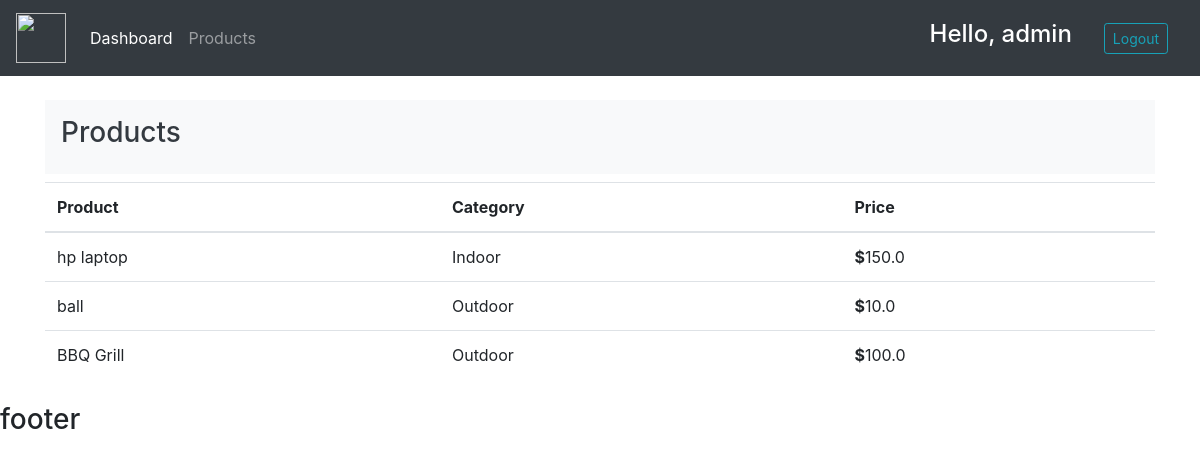
Screenshot of /products/ (signed in) with the database file from the repository.
### accounts/models.py (models this page shows, shortened)
class Product(models.Model):
    CATEGORY = (
        ('Indoor','Indoor'),
        ('Outdoor', 'Outdoor'),
    )
    name = models.CharField(max_length=200, null=True)
    price = models.FloatField(null=True)
    category = models.CharField(max_length=200, null=True, choices=CATEGORY)
    description = models.CharField(max_length=200, null=True ,blank=True )
    date_created = models.DateTimeField(auto_now_add=True, null=True)
    tags = models.ManyToManyField(Tag)

### accounts/decorators.py (the view)
    def wrapper(request, *args, **kwargs):
        group = None
        if request.user.groups.exists():
            group = request.user.groups.all()[0].name
        if group == 'customer':
            return redirect('user_page')
        if group == 'admin':
            return view_func(request, *args, **kwargs)

### accounts/views.py (called while the page is built)
@login_required(login_url='login')
@admin_only
def products(request):
    products = Product.objects.all()
    return render(request, 'accounts/products.html',{'products':products})

### accounts/templates/accounts/products.html
{% extends 'accounts/base.html'%}
{% block content %}
<div class="container  my-4">
    <div class="p-3 mb-2 bg-light text-dark">
        <h3>Products</h3>
    </div>
    <table class="table">
        <thead>
            <tr>
                <th scope="col">Product</th>
                <th scope="col">Category</th>
                <th scope="col">Price</th>
            </tr>
        </thead>
        <tbody>
            {% for product in products%}
            <tr>
                <td>{{product.name}}</td>
                <td>{{product.category}}</td>
                <td>
                    <strong>$</strong>{{product.price}}
                </td>
            </tr>
            {% endfor %}
        </tbody>
    </table>
</div>
{% endblock %}

### accounts/templates/accounts/navbar.html (shortened to what this page needs)
{% load static %}
<nav class="navbar navbar-expand-lg navbar-dark bg-dark">
    <a class="navbar-brand" href="#">
        <img src="{% static '/images/logo.svg' %}" width="50" height="50" alt="">
    </a>
    <div class="collapse navbar-collapse" id="navbarNavAltMarkup">
        <div class="navbar-nav">
            {% if user.is_authenticated %}
            {% if user.is_staff %}
            <a class="nav-item nav-link active" href="{% url 'home'%}">Dashboard</a>
            <a class="nav-item nav-link" href="{% url 'products'%}">Products</a>
            {% else %}
            <a class="nav-item nav-link" href="{% url 'account_settings' %}">settings</a>
            {% endif %}
        </div>
    </div>
    <span>
        <h4 style="color: white;" class="mx-3">Hello, {{request.user}}</h4>
    </span>
    <span>
        <a class="btn btn-outline-info btn-sm mx-3" href="{% url 'logout'%}">Logout</a>
    </span>
    {% else %}
    <span>
        <a class="btn btn-outline-light btn-sm mx-3" href="{% url 'login'%}">login</a>
    </span>
    {% endif %}
</nav>

### rows the page displays
Product: name "hp laptop", category "Indoor", price "150.0"
Product: name "ball", category "Outdoor", price "10.0"
Product: name "BBQ Grill", category "Outdoor", price "100.0"

### other values shown
{{ request.user }} "admin"
